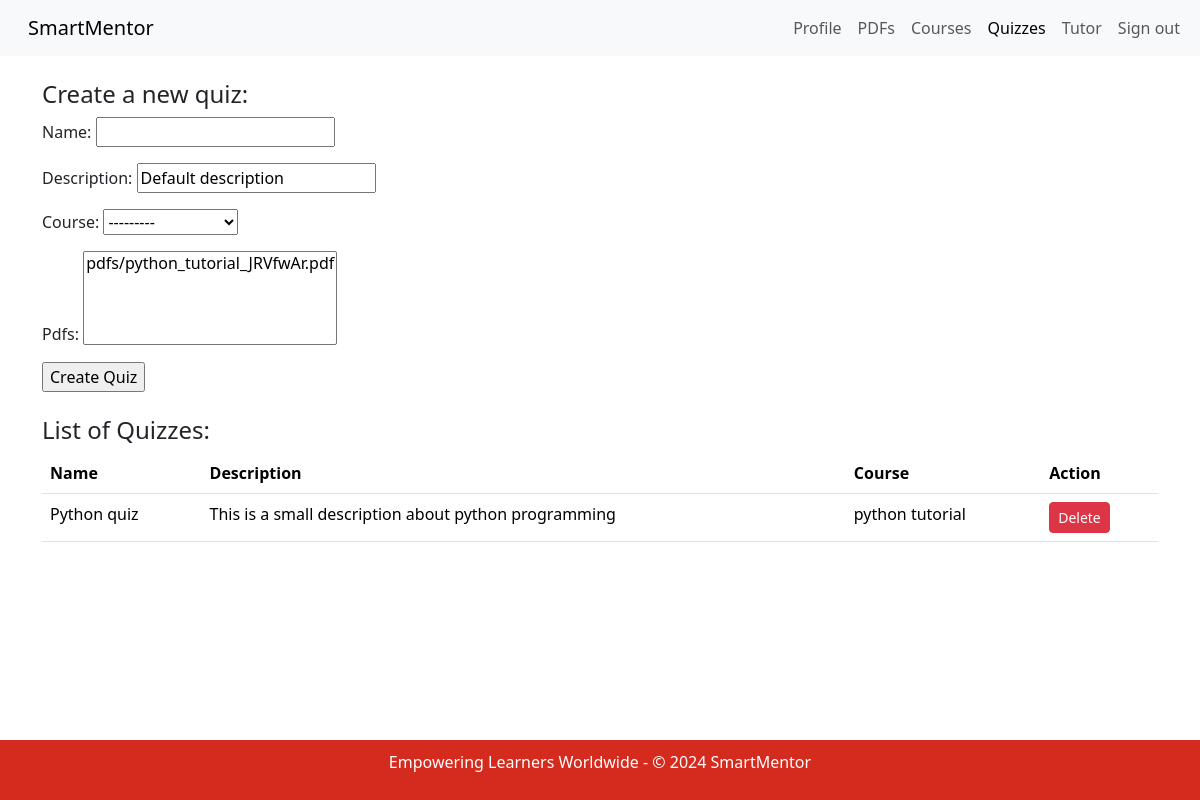
Page /teacher/quiz (signed in) on the earlier database version.
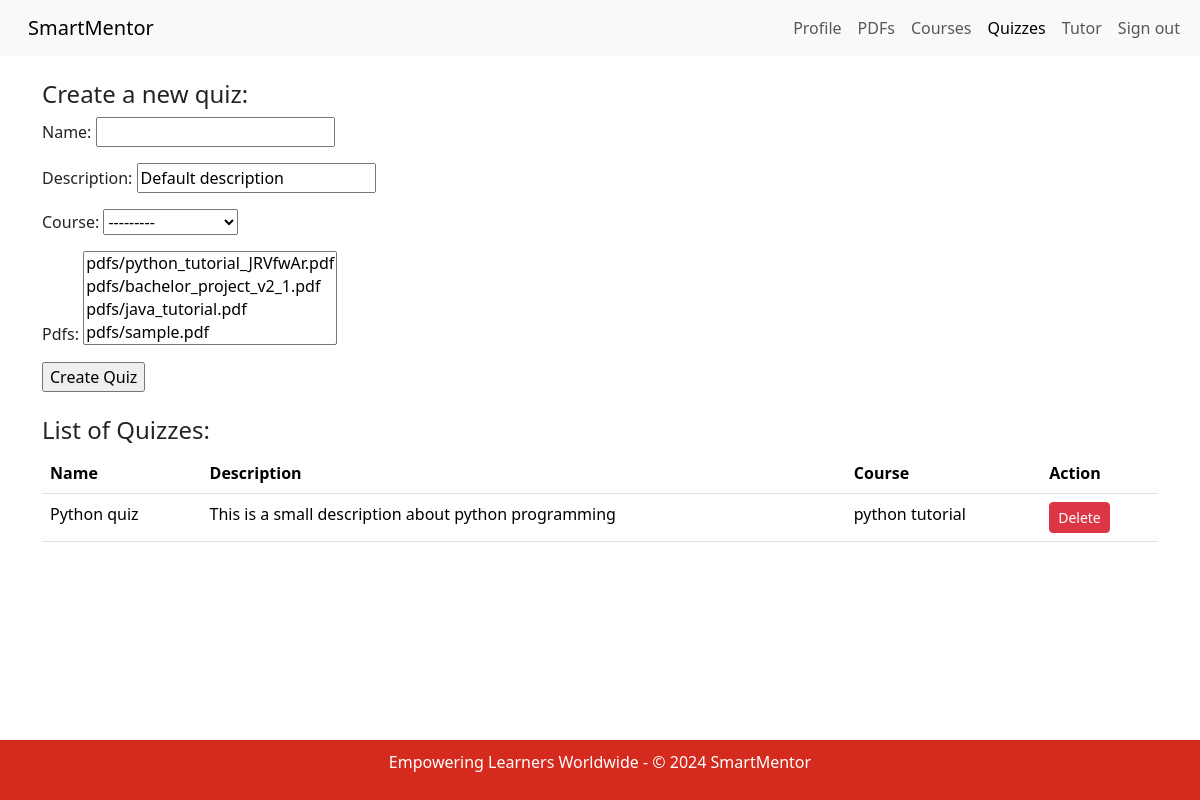
Same page on the later database version.
### app/models.py (models this page shows, shortened)
class Course(models.Model):
    name = models.CharField(max_length=50, default='course')
    description = models.CharField(max_length=200, default='Default description')
    pdfs = models.ManyToManyField(PDF, blank=True, related_name='courses')
    time_created = models.DateTimeField(auto_now_add=True, null=True)
    teacher = models.ForeignKey('Teacher', on_delete=models.CASCADE, related_name='courses', default=Teacher.get_default_teacher)
    def __str__(self):
        return self.name

class Quiz(models.Model):
    course = models.ForeignKey(Course, on_delete=models.CASCADE, null=True)
    name = models.CharField(max_length=255)
    description = models.CharField(max_length=200, default='Default description')
    pdfs = models.ManyToManyField(PDF, blank=True, related_name='quizzes')
    teacher = models.ForeignKey(Teacher, on_delete=models.CASCADE, related_name='quizzes', default=1)

### app/views.py (the view, shortened to what this page needs)
# urls.py: path('teacher/quiz', TeacherQuizView.as_view(), name='teacher_quiz'),
class TeacherQuizView(LoginRequiredMixin, ListView):
    model = Quiz
    template_name = 'app/teacher_quiz.html'
    form_class = SimpleQuizForm  # Assume this is a simplified form
    success_url = reverse_lazy('teacher_quiz')
    def get_queryset(self):
        if hasattr(self.request.user, 'teacher'):
            return Quiz.objects.filter(teacher=self.request.user.teacher)
        else:
            return Quiz.objects.none()
    def get_context_data(self, **kwargs):
        context = super().get_context_data(**kwargs)
        context['quiz_form'] = self.form_class()  # No need to pass user here if the form is simplified
        context['courses'] = Course.objects.filter(teacher=self.request.user.teacher)  # List courses for other UI elements maybe
        return context

### app/forms.py
class SimpleQuizForm(forms.ModelForm):
    class Meta:
        model = Quiz
        fields = ['name', 'description', 'course', 'pdfs']  # Assuming these are the fields
    def __init__(self, *args, **kwargs):
        user = kwargs.pop('user', None)
        super().__init__(*args, **kwargs)
        if user and hasattr(user, 'teacher'):
            self.fields['course'].queryset = Course.objects.filter(teacher=user.teacher)

### app/models.py (called while the page is built)
    def __str__(self):
        return self.file.name

### app/templates/app/teacher_quiz.html (shortened to what this page needs)
{% extends "app/base.html" %}
{% block content %}
  {% if user.is_authenticated and user.profile.role == 'teacher' %}
    <nav class="navbar navbar-expand-lg bg-body-tertiary">
      <div class="container-fluid">
        <a class="navbar-brand" href="{% url 'home' %}">SmartMentor</a>
        <div class="collapse navbar-collapse" id="navbarSupportedContent">
          <ul class="navbar-nav me-auto mb-2 mb-lg-0">
            <li class="nav-item">
              <a class="nav-link" href="{% url 'teacher_profile' %}">Profile</a>
            </li>
            <li class="nav-item">
              <a class="nav-link" href="{% url 'teacher_pdfs' %}">PDFs</a>
            </li>
            <li class="nav-item">
              <a class="nav-link" href="{% url 'teacher_courses' %}">Courses</a>
            </li>
            <li class="nav-item">
              <a class="nav-link active" href="{% url 'teacher_quiz' %}">Quizzes</a>
            </li>
            <li class="nav-item">
              <a class="nav-link" href="{% url 'teacher_ai_tutor' %}">Tutor</a>
            </li>
            <li class="nav-item">
              <form action="{% url 'logout' %}" method="post" style="margin: 0">
                <button type="submit" class="nav-link" style="background: none; border: none; cursor: pointer;">Sign out</button>
              </form>
            </li>
          </ul>
        </div>
      </div>
    </nav>
    <br/>
    <div class="container-xl">
      <section>
        <h4>Create a new quiz:</h4>
        <form action="{% url 'quiz_create' %}" method="post">
          {{ quiz_form.as_p }}
          <input type="submit" value="Create Quiz">
        </form>
      </section>
      <br/>
      <section>
        <h4>List of Quizzes:</h4>
        {% if object_list %}
          <table class="table">
            <thead>
              <tr>
                <th>Name</th>
                <th>Description</th>
                <th>Course</th>
                <th>Action</th>
              </tr>
            </thead>
            <tbody>
              {% for quiz in object_list %}
                <tr>
                  <td>{{ quiz.name }}</td>
                  <td>{{ quiz.description }}</td>
                  <td>{{ quiz.course.name }}</td>
                  <td>
                    <form action="{% url 'quiz_delete' quiz.id %}" method="post">
                      <input type="submit" value="Delete" class="btn btn-danger btn-sm">
                    </form>
                  </td>
                </tr>
              {% endfor %}
            </tbody>
          </table>
        {% else %}
          <p>No quizzes found.</p>
        {% endif %}
      </section>
    </div>
  {% else %}
    <h1>Access Denied</h1>
    <p>You are not authorized to view this page. Please <a href="{% url 'login' %}">log in</a> or <a href="/">go back</a> to home.</p>
  {% endif %}
{% endblock %}

### app/templates/app/base.html (shortened to what this page needs)
{% load static %}
<!DOCTYPE html>
<html>
  <head>
    <link
      rel="stylesheet"
      href="https://cdn.jsdelivr.net/npm/bootstrap@5.3.3/dist/css/bootstrap.rtl.min.css"
    />
    <link rel="stylesheet" href="{% static 'css/footer.css' %}" />
  </head>
  <body>
    {% block content %} {% endblock %}
  </body>
  <footer>
    <p>Empowering Learners Worldwide - © 2024 SmartMentor</p>
  </footer>
</html>

### static/css/footer.css (style rules this page uses)
footer { background-color: #D52B1E; color: #fff; text-align: center; padding: 10px 0; position: fixed; width: 100%; bottom: 0; }

Differences in the rows shown:
added Course: description "Default description"
Other differences:
form field pdfs: "pdfs/python_tutorial_JRVfwAr.pdf" → "pdfs/python_tutorial_JRVfwAr.pdf / pdfs/bachelor_project_v2_1.pdf / pdfs/java_tutorial.pdf / pdfs/sample.pdf"
